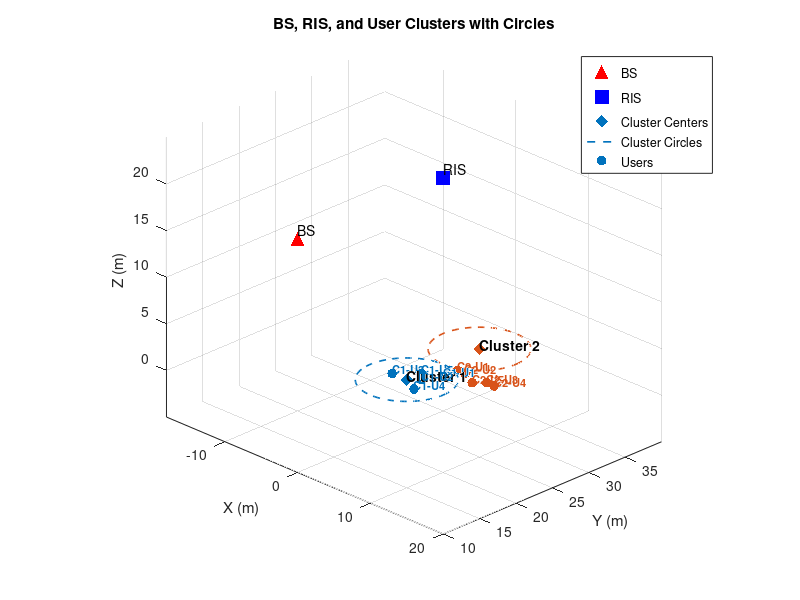

Here is the MATLAB script that generated this plot:
function [angles, users,distances] = calculate_angles()
    % ============================
    % Fixed BS and RIS positions
    % ============================
BS = [0, 10, 20];
RIS = [0, 30, 20];

% ============================
% Hard-coded cluster centers
% ============================
cluster_centers = [0, 25, 0;
                   0, 35, 0;
                   5, 35, 0]; % new cluster center

radii = [5,5,5]; % radius for each cluster

% ============================
% Hard-coded users per cluster (3 users each)
% ============================

%     % ----- Cluster 1 -----
    % BD is at index 5 (last user)
    users{1} = [ 2  , 28, 0;   % NOMA user 1
                 1, 26, 0;  % NOMA user 2
                 -2, 25, 0;  % NOMA user 3
                 2, 24, 0;   % NOMA user 4
                 0, 27, 0];  % BD (Backscatter Device)

    % ----- Cluster 2 -----
    % BD is at index 5 (last user)
    users{2} = [ 2, 30, 0;   % NOMA user 1
                 3, 30, 0;   % NOMA user 2
                 6, 30, 0;   % NOMA user 3
                 7, 30, 0;   % NOMA user 4
                 5, 29, 0];  % BD (Backscatter Device)



% % ----- Cluster 1 (center: [0,25,0], radius: 5m) -----
% users{1} = [ 2, 28, 0;   
%              1, 26, 0;   
%              2, 27, 0];  

% % ----- Cluster 2 (center: [0,35,0], radius: 5m) -----
% % users{2} = [ -1, 31, 0;   % User 1: North-East
% %              -1, 40, 0;   % User 2: South-West
% %              0, 31, 0];   % User 3: North-East
% % 
% % ----- Cluster 3 (center: [5,30,0], radius: 5m) -----
% users{2} = [ 4, 31, 0;   % User 1: North-East   
%              6, 30, 0;   % User 2: South-West
%              4, 29, 0];  % User 3: South-East



% ----- Define cluster centers and radii -----
cluster_centers = [0 25 0;   % Cluster 1 center
                   0 35 0;   % Cluster 2 center
                   5 30 0];  % Cluster 3 center
    radius = 5;                  % Cluster radius (meters)
    
    num_clusters = size(cluster_centers,1);
    num_users_per_cluster = 3;
    
    % ----- Generate user positions -----
    % users = cell(num_clusters,1);
    % ----- Cluster 1 (center: [0,25,0], away direction +Y) -----
% users{1} = [ -1, 20, 0;     % left
%               0,  20, 0;     % center
%               1,  20, 0];    % right
% 
% % ----- Cluster 2 (center: [0,35,0], away direction +Y) -----
% users{2} = [ -1, 40, 0;
%               0,  40, 0;
%               1,  40, 0];
% 
% % ----- Cluster 3 (center: [5,30,0], away direction +X+Y) -----
% users{3} = [ 10, 31, 0;
%               9, 32, 0;
%               7, 26, 0];

    Nclusters = length(users);
    disp(Nclusters);
    Kusers = size(users{1},1);

    % ============================
    % 1. AoD at BS (BS -> RIS)
    % ============================
    delta_BS_RIS = RIS - BS;
    angles.BS_AoD.azimuth = atan2d(delta_BS_RIS(2), delta_BS_RIS(1));
    angles.BS_AoD.elevation = atan2d(delta_BS_RIS(3), sqrt(delta_BS_RIS(1)^2 + delta_BS_RIS(2)^2));
    angles.BS_AoD.distance = norm(delta_BS_RIS);

    % ============================
    % 2. AoA at RIS
    % ============================
    angles.RIS_AoA.azimuth = mod(angles.BS_AoD.azimuth + 180, 360);
    angles.RIS_AoA.elevation = -angles.BS_AoD.elevation;
    angles.RIS_AoA.distance = angles.BS_AoD.distance;

    % ============================
    % 3. AoD at RIS -> Users
    % ============================
    for c = 1:Nclusters
        for k = 1:Kusers
            user = users{c}(k,:);
            delta_RIS_user = user - RIS;

            azimuth = atan2d(delta_RIS_user(2), delta_RIS_user(1));
            elevation = atan2d(delta_RIS_user(3), sqrt(delta_RIS_user(1)^2 + delta_RIS_user(2)^2));

            angles.RIS_AoD.clusters(c).users(k).user = sprintf('C%d-U%d', c, k);
            angles.RIS_AoD.clusters(c).users(k).azimuth = azimuth;
            angles.RIS_AoD.clusters(c).users(k).elevation = elevation;
            angles.RIS_AoD.clusters(c).users(k).distance = norm(delta_RIS_user);
        end
    end
    
    % Initialize struct array
    distances = struct();
   
    
    for c = 1:length(users)
        BD = users{c}(3, :); % BD position
        clusterDistances = struct();
        
        % Distance between each user and BD
        for u = 1:2
            user_pos = users{c}(u, :);
            d_user_BD = norm(user_pos - BD);
            clusterDistances.(['User' num2str(u) '_BD']) = d_user_BD;
        end
        
        % Optional: distance between users
        d_user1_user2 = norm(users{c}(1,:) - users{c}(2,:));
        clusterDistances.User1_User2 = d_user1_user2;
    
        % Store in main struct
        distances.(['Cluster' num2str(c)]) = clusterDistances;
    end

    % 
%     % % % % % % % % % ============================
%     % % % % % % % % 4. Visualization
%     % % % % % % % ============================
    figure; hold on; grid on; axis equal;
    xlabel('X (m)'); ylabel('Y (m)'); zlabel('Z (m)');
    title('BS, RIS, and User Clusters with Circles');

    % Plot BS and RIS
    scatter3(BS(1),BS(2),BS(3),100,'r','filled','^'); text(BS(1),BS(2),BS(3)+1,'BS');
    scatter3(RIS(1),RIS(2),RIS(3),100,'b','filled','s'); text(RIS(1),RIS(2),RIS(3)+1,'RIS');

    colors = lines(Nclusters);
    for c = 1:Nclusters
        % Cluster center
        center = cluster_centers(c,:);
        scatter3(center(1), center(2), center(3), 80, colors(c,:),'d','filled');
        text(center(1), center(2), center(3)+0.5,sprintf('Cluster %d', c),'Color','k','FontSize',10,'FontWeight','bold');

        % Draw cluster circle in XY-plane
        theta = linspace(0, 2*pi, 100);
        x_circle = center(1) + radii(c) * cos(theta);
        y_circle = center(2) + radii(c) * sin(theta);
        z_circle = center(3) * ones(size(theta));
        plot3(x_circle, y_circle, z_circle, '--','Color', colors(c,:), 'LineWidth',1.2);

        % Users
        cluster_users = users{c};
        scatter3(cluster_users(:,1), cluster_users(:,2), cluster_users(:,3), 50, colors(c,:),'filled','o');

        % Label users
        for k = 1:Kusers
            text(cluster_users(k,1), cluster_users(k,2), cluster_users(k,3)+0.5, ...
                sprintf('C%d-U%d', c, k), 'Color', colors(c,:), 'FontSize', 8, 'FontWeight','bold');
        end
    end
    legend({'BS','RIS','Cluster Centers','Cluster Circles','Users'});
    view(45,25);
    hold off;
end



% function [angles, users, distances] = calculate_angles()
%     % ============================
%     % Fixed BS and RIS positions
%     % ============================
%     BS = [0, 10, 20];
%     RIS = [0, 30, 20];

%     % ============================
%     % Hard-coded users per cluster
%     % Last user in each cluster is the BD
%     % First N-1 users are NOMA users
%     % ============================

%     % ----- Cluster 1 -----
%     % BD is at index 5 (last user)
%     users{1} = [ 2  , 28, 0;   % NOMA user 1
%                  1, 26, 0;  % NOMA user 2
%                  -2, 25, 0;  % NOMA user 3
%                  2, 24, 0;   % NOMA user 4
%                  2, 27, 0];  % BD (Backscatter Device)

%     % ----- Cluster 2 -----
%     % BD is at index 5 (last user)
%     users{2} = [ 2, 31, 0;   % NOMA user 1
%                  6, 30, 0;   % NOMA user 2
%                  6, 30, 0;   % NOMA user 3
%                  7, 30, 0;   % NOMA user 4
%                  4, 29, 0];  % BD (Backscatter Device)

%     % ============================
%     % Cluster parameters for visualization
%     % ============================
%     cluster_centers = [0, 25, 0;    % Cluster 1 center
%                        5, 30, 0];   % Cluster 2 center
%     radii = [5, 5];                  % Radius for each cluster

%     Nclusters = length(users);
    
%     % Get number of NOMA users per cluster (all except last/BD)
%     for c = 1:Nclusters
%         num_users_per_cluster(c) = size(users{c}, 1);
%         num_noma_users(c) = num_users_per_cluster(c) - 1;  % Last user is BD
%     end

%     % ============================
%     % 1. AoD at BS (BS -> RIS)
%     % ============================
%     delta_BS_RIS = RIS - BS;
%     angles.BS_AoD.azimuth = atan2d(delta_BS_RIS(2), delta_BS_RIS(1));
%     angles.BS_AoD.elevation = atan2d(delta_BS_RIS(3), sqrt(delta_BS_RIS(1)^2 + delta_BS_RIS(2)^2));
%     angles.BS_AoD.distance = norm(delta_BS_RIS);

%     % ============================
%     % 2. AoA at RIS (from BS)
%     % ============================
%     angles.RIS_AoA.azimuth = mod(angles.BS_AoD.azimuth + 180, 360);
%     angles.RIS_AoA.elevation = -angles.BS_AoD.elevation;
%     angles.RIS_AoA.distance = angles.BS_AoD.distance;

%     % ============================
%     % 3. AoD at RIS -> Users (NOMA users + BD)
%     % ============================
%     for c = 1:Nclusters
%         num_users = size(users{c}, 1);
        
%         for k = 1:num_users
%             user = users{c}(k, :);
%             delta_RIS_user = user - RIS;

%             azimuth = atan2d(delta_RIS_user(2), delta_RIS_user(1));
%             elevation = atan2d(delta_RIS_user(3), sqrt(delta_RIS_user(1)^2 + delta_RIS_user(2)^2));

%             % Determine if user is NOMA or BD
%             if k < num_users
%                 user_type = 'NOMA';
%             else
%                 user_type = 'BD';
%             end
            
%             angles.RIS_AoD.clusters(c).users(k).user_id = sprintf('C%d-%s%d', c, user_type, k);
%             angles.RIS_AoD.clusters(c).users(k).type = user_type;
%             angles.RIS_AoD.clusters(c).users(k).azimuth = azimuth;
%             angles.RIS_AoD.clusters(c).users(k).elevation = elevation;
%             angles.RIS_AoD.clusters(c).users(k).distance = norm(delta_RIS_user);
%             angles.RIS_AoD.clusters(c).users(k).position = user;
%         end
%     end

%     % ============================
%     % 4. Distance Calculations
%     % ============================
%     distances = struct();
    
%     for c = 1:Nclusters
%         cluster_users = users{c};
%         num_users = size(cluster_users, 1);
        
%         % Last user is BD
%         BD_position = cluster_users(end, :);
%         noma_positions = cluster_users(1:end-1, :);
%         num_noma = size(noma_positions, 1);
        
%         clusterDistances = struct();
        
%         % Distance between each NOMA user and BD
%         for u = 1:num_noma
%             d_noma_bd = norm(noma_positions(u, :) - BD_position);
%             clusterDistances.(sprintf('NOMA%d_to_BD', u)) = d_noma_bd;
%         end
        
%         % Distances between NOMA users (for NOMA pairing)
%         noma_distances = zeros(num_noma);
%         for u1 = 1:num_noma
%             for u2 = u1+1:num_noma
%                 d_noma_noma = norm(noma_positions(u1, :) - noma_positions(u2, :));
%                 clusterDistances.(sprintf('NOMA%d_NOMA%d', u1, u2)) = d_noma_noma;
%                 noma_distances(u1, u2) = d_noma_noma;
%             end
%         end
%         clusterDistances.noma_pairwise_matrix = noma_distances;
        
%         % Distance from RIS to BD and NOMA users
%         clusterDistances.RIS_to_BD = norm(BD_position - RIS);
%         clusterDistances.RIS_to_NOMA = zeros(1, num_noma);
%         for u = 1:num_noma
%             clusterDistances.RIS_to_NOMA(u) = norm(noma_positions(u, :) - RIS);
%         end
        
%         % Distance from BS to BD and NOMA users
%         clusterDistances.BS_to_BD = norm(BD_position - BS);
%         clusterDistances.BS_to_NOMA = zeros(1, num_noma);
%         for u = 1:num_noma
%             clusterDistances.BS_to_NOMA(u) = norm(noma_positions(u, :) - BS);
%         end
        
%         % Store in main struct
%         distances.(['Cluster' num2str(c)]) = clusterDistances;
%     end

%     % ============================
%     % 5. Visualization
%     % ============================
%     figure; hold on; grid on; axis equal;
%     xlabel('X (m)'); ylabel('Y (m)'); zlabel('Z (m)');
%     title('BS, RIS, and User Clusters with NOMA Users and BD');

%     % Plot BS and RIS
%     scatter3(BS(1), BS(2), BS(3), 100, 'r', 'filled', '^'); 
%     text(BS(1), BS(2), BS(3)+1, 'BS', 'FontSize', 10, 'FontWeight', 'bold');
    
%     scatter3(RIS(1), RIS(2), RIS(3), 100, 'b', 'filled', 's'); 
%     text(RIS(1), RIS(2), RIS(3)+1, 'RIS', 'FontSize', 10, 'FontWeight', 'bold');

%     colors = lines(Nclusters);
    
%     for c = 1:Nclusters
%         % Cluster center
%         center = cluster_centers(c, :);
%         scatter3(center(1), center(2), center(3), 80, colors(c, :), 'd', 'filled');
%         text(center(1), center(2), center(3)+0.5, sprintf('Cluster %d', c), ...
%             'Color', 'k', 'FontSize', 10, 'FontWeight', 'bold');

%         % Draw cluster circle in XY-plane
%         theta = linspace(0, 2*pi, 100);
%         x_circle = center(1) + radii(c) * cos(theta);
%         y_circle = center(2) + radii(c) * sin(theta);
%         z_circle = center(3) * ones(size(theta));
%         plot3(x_circle, y_circle, z_circle, '--', 'Color', colors(c, :), 'LineWidth', 1.2);

%         % Users
%         cluster_users = users{c};
%         num_users = size(cluster_users, 1);
        
%         % Plot NOMA users (all except last)
%         noma_users = cluster_users(1:end-1, :);
%         scatter3(noma_users(:,1), noma_users(:,2), noma_users(:,3), 50, colors(c, :), 'filled', 'o');
        
%         % Plot BD (last user) with different marker
%         BD = cluster_users(end, :);
%         scatter3(BD(1), BD(2), BD(3), 80, colors(c, :), 'filled', 'diamond');
        
%         % Label users
%         for k = 1:num_users-1  % NOMA users
%             text(cluster_users(k,1), cluster_users(k,2), cluster_users(k,3)+0.5, ...
%                 sprintf('NOMA%d', k), 'Color', colors(c, :), 'FontSize', 8, 'FontWeight', 'bold');
%         end
%         % Label BD
%         text(BD(1), BD(2), BD(3)+0.5, sprintf('BD'), ...
%             'Color', colors(c, :), 'FontSize', 9, 'FontWeight', 'bold');
%     end
    
%     legend({'BS', 'RIS', 'Cluster Centers', 'Cluster Circles', 'NOMA Users', 'BD'}, ...
%         'Location', 'best');
%     view(45, 25);
%     hold off;
    
%     % Display summary
%     fprintf('\n=== Network Configuration Summary ===\n');
%     for c = 1:Nclusters
%         fprintf('Cluster %d: %d NOMA users, 1 BD\n', c, num_noma_users(c));
%         fprintf('  BS to RIS distance: %.2f m\n', angles.BS_AoD.distance);
%         fprintf('  RIS to BD distance: %.2f m\n', distances.(['Cluster' num2str(c)]).RIS_to_BD);
%         fprintf('  BS to BD distance: %.2f m\n', distances.(['Cluster' num2str(c)]).BS_to_BD);
%     end
% end
